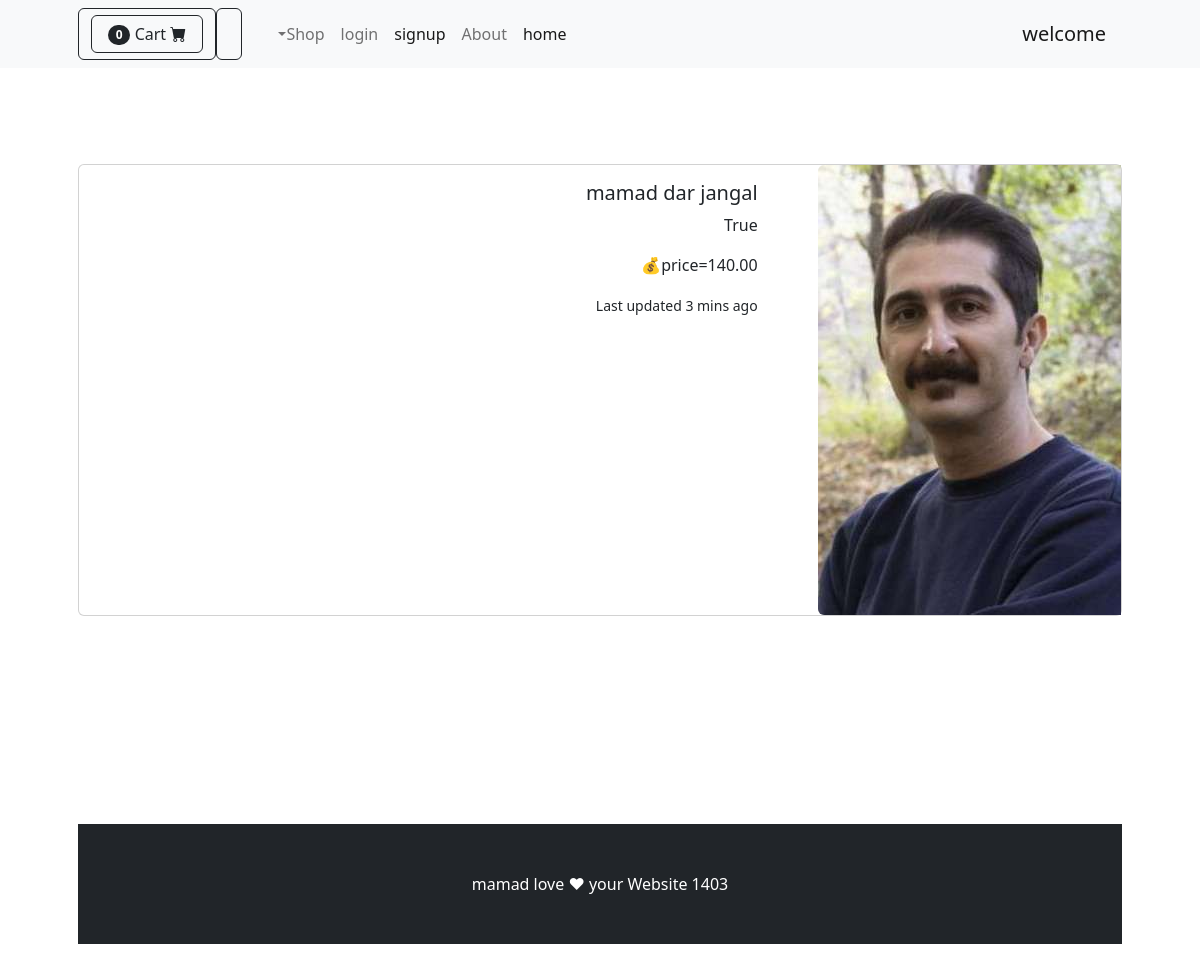
The app's page /merch/1 with its own data.
### pages/models.py (models this page shows, shortened)
class merch(models.Model):
    name= models.CharField(max_length=100)
    description = models.CharField(max_length=100, default=True,blank=True,null=True)
    price = models.DecimalField( max_digits=12,default=0, decimal_places=2,)
    catgory=models.ForeignKey(catgory,on_delete=models.CASCADE)
    picturee=models.ImageField(upload_to='upload/product/')
    is_sale=models.BooleanField(default=False)
    sale_price=models.DecimalField( max_digits=12,default=0, decimal_places=2,)

### pages/views.py (the view)
# urls.py: path('merch/<int:pk>',views.merch_page,name='merch'),
def merch_page(request,pk):
    product=merch.objects.get(id=pk)
    return render(request,"pages/merch.html",{'merch':product})

### pages/templates/pages/merch.html
{% extends "pages/base.html" %}
{% load static %}
{%block content%}
<br><br>
        <div class="container px-4 px-lg-5 my-5">
            <div class="card mb-3" >
                <div class="row g-0">
                  <div class="col-md-4">
                    <img src="{{merch.picturee.url}}" class="img-fluid rounded-start" alt="...">
                  </div>
                  <div class="col-md-8">
                    <div class="card-body">
                      <h5 class="card-title">{{merch.name}}</h5>
                      <p class="card-text">{{merch.description}}</p>
                      {%if merch.is_sale%}
                      <p class="card-text">ofer price={{merch.sale_price}}💰</p>
                      <p class="card-text">main price={{merch.price}}💰</p>
                      {%else%}
                      <p class="card-text">price={{merch.price}}💰</p>
                      {%endif%}
                      <p class="card-text"><small class="text-body-secondary">Last updated 3 mins ago</small></p>
                    </div>
                  </div>
                </div>
              </div>
<br><br><br><br><br><br><br><br>
{%endblock%}

### records on screen
merch: picturee (picture), name "mamad dar jangal", description "True", price "140.00"
